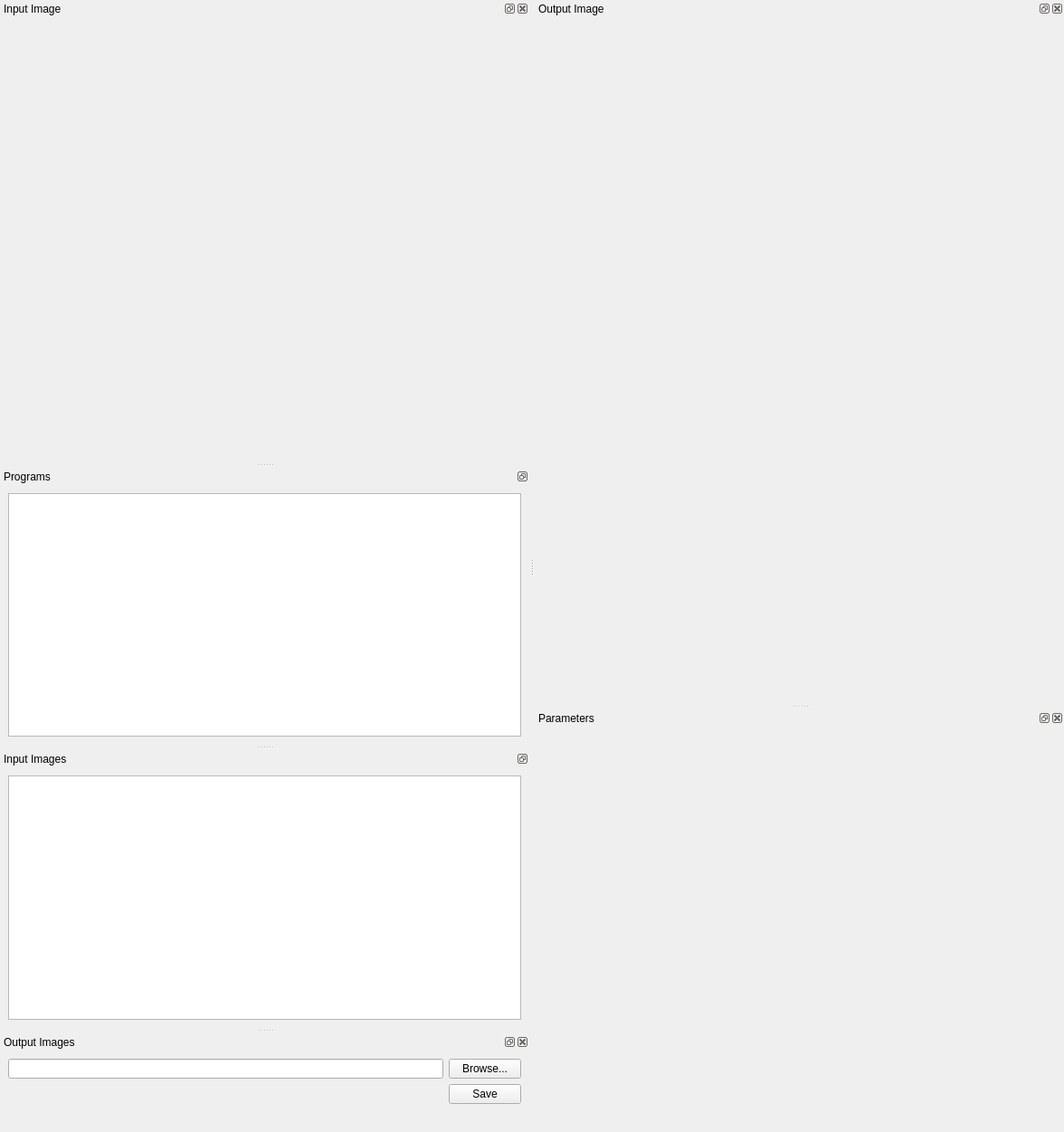
<?xml version="1.0" encoding="UTF-8"?>
<ui version="4.0">
 <class>mainWindow</class>
 <widget class="QMainWindow" name="mainWindow">
  <property name="geometry">
   <rect>
    <x>0</x>
    <y>0</y>
    <width>1176</width>
    <height>1251</height>
   </rect>
  </property>
  <property name="windowTitle">
   <string>Image DSP</string>
  </property>
  <widget class="QDockWidget" name="inputImgViewDock">
   <property name="sizePolicy">
    <sizepolicy hsizetype="Minimum" vsizetype="Minimum">
     <horstretch>0</horstretch>
     <verstretch>0</verstretch>
    </sizepolicy>
   </property>
   <property name="minimumSize">
    <size>
     <width>500</width>
     <height>500</height>
    </size>
   </property>
   <property name="windowTitle">
    <string>Input Image</string>
   </property>
   <attribute name="dockWidgetArea">
    <number>1</number>
   </attribute>
   <widget class="QWidget" name="inputImgViewDockCentralWidget">
    <layout class="QVBoxLayout" name="inputImgViewDockLayout">
     <item>
      <layout class="QVBoxLayout" name="inputImgViewLayout"/>
     </item>
    </layout>
   </widget>
  </widget>
  <widget class="QDockWidget" name="outputImgViewDock">
   <property name="sizePolicy">
    <sizepolicy hsizetype="Minimum" vsizetype="Minimum">
     <horstretch>0</horstretch>
     <verstretch>0</verstretch>
    </sizepolicy>
   </property>
   <property name="minimumSize">
    <size>
     <width>500</width>
     <height>500</height>
    </size>
   </property>
   <property name="windowTitle">
    <string>Output Image</string>
   </property>
   <attribute name="dockWidgetArea">
    <number>2</number>
   </attribute>
   <widget class="QWidget" name="outputImgViewDockCentralWidget">
    <layout class="QVBoxLayout" name="imgViewDockLayout">
     <item>
      <layout class="QVBoxLayout" name="outputImgViewLayout"/>
     </item>
    </layout>
   </widget>
  </widget>
  <widget class="QDockWidget" name="progListDock">
   <property name="sizePolicy">
    <sizepolicy hsizetype="Preferred" vsizetype="Preferred">
     <horstretch>0</horstretch>
     <verstretch>0</verstretch>
    </sizepolicy>
   </property>
   <property name="minimumSize">
    <size>
     <width>300</width>
     <height>300</height>
    </size>
   </property>
   <property name="features">
    <set>QDockWidget::DockWidgetFloatable|QDockWidget::DockWidgetMovable</set>
   </property>
   <property name="windowTitle">
    <string>Programs</string>
   </property>
   <attribute name="dockWidgetArea">
    <number>1</number>
   </attribute>
   <widget class="QWidget" name="progListDockCentralWidget">
    <layout class="QVBoxLayout" name="progListDockLayout">
     <item>
      <widget class="QListView" name="progList">
       <property name="editTriggers">
        <set>QAbstractItemView::NoEditTriggers</set>
       </property>
       <property name="showDropIndicator" stdset="0">
        <bool>false</bool>
       </property>
      </widget>
     </item>
    </layout>
   </widget>
  </widget>
  <widget class="QDockWidget" name="paramsListDock">
   <property name="sizePolicy">
    <sizepolicy hsizetype="Preferred" vsizetype="Minimum">
     <horstretch>0</horstretch>
     <verstretch>0</verstretch>
    </sizepolicy>
   </property>
   <property name="minimumSize">
    <size>
     <width>300</width>
     <height>300</height>
    </size>
   </property>
   <property name="windowTitle">
    <string>Parameters</string>
   </property>
   <attribute name="dockWidgetArea">
    <number>2</number>
   </attribute>
   <widget class="QWidget" name="paramsListDockCentralWidget">
    <property name="sizePolicy">
     <sizepolicy hsizetype="Expanding" vsizetype="Preferred">
      <horstretch>0</horstretch>
      <verstretch>0</verstretch>
     </sizepolicy>
    </property>
    <layout class="QVBoxLayout" name="textureListLayout">
     <item>
      <layout class="QVBoxLayout" name="paramsListLayout"/>
     </item>
    </layout>
   </widget>
  </widget>
  <widget class="QDockWidget" name="inImgsListDock">
   <property name="sizePolicy">
    <sizepolicy hsizetype="Preferred" vsizetype="Minimum">
     <horstretch>0</horstretch>
     <verstretch>0</verstretch>
    </sizepolicy>
   </property>
   <property name="minimumSize">
    <size>
     <width>300</width>
     <height>300</height>
    </size>
   </property>
   <property name="features">
    <set>QDockWidget::DockWidgetFloatable|QDockWidget::DockWidgetMovable</set>
   </property>
   <property name="windowTitle">
    <string>Input Images</string>
   </property>
   <attribute name="dockWidgetArea">
    <number>1</number>
   </attribute>
   <widget class="QWidget" name="inImgsListDockCentralWidget">
    <layout class="QVBoxLayout" name="inImgsListDockLayout">
     <item>
      <widget class="QListView" name="inImgsList">
       <property name="editTriggers">
        <set>QAbstractItemView::NoEditTriggers</set>
       </property>
       <property name="showDropIndicator" stdset="0">
        <bool>true</bool>
       </property>
      </widget>
     </item>
    </layout>
   </widget>
  </widget>
  <widget class="QDockWidget" name="outImgsListDock">
   <property name="windowTitle">
    <string>Output Images</string>
   </property>
   <attribute name="dockWidgetArea">
    <number>1</number>
   </attribute>
   <widget class="QWidget" name="outImgsListDockCentralWidget">
    <layout class="QVBoxLayout" name="verticalLayout_2">
     <item>
      <layout class="QGridLayout" name="gridLayout">
       <item row="1" column="1">
        <widget class="QPushButton" name="saveOutImg">
         <property name="text">
          <string>Save</string>
         </property>
        </widget>
       </item>
       <item row="0" column="0">
        <widget class="QLineEdit" name="outImageText"/>
       </item>
       <item row="0" column="1">
        <widget class="QPushButton" name="browseOutImg">
         <property name="focusPolicy">
          <enum>Qt::ClickFocus</enum>
         </property>
         <property name="text">
          <string>Browse...</string>
         </property>
        </widget>
       </item>
      </layout>
     </item>
     <item>
      <widget class="QLabel" name="label">
       <property name="sizePolicy">
        <sizepolicy hsizetype="Preferred" vsizetype="Expanding">
         <horstretch>0</horstretch>
         <verstretch>0</verstretch>
        </sizepolicy>
       </property>
       <property name="text">
        <string/>
       </property>
      </widget>
     </item>
    </layout>
   </widget>
  </widget>
  <action name="actionNew">
   <property name="text">
    <string>&amp;New</string>
   </property>
   <property name="shortcut">
    <string>Ctrl+N</string>
   </property>
  </action>
  <action name="actionOpen">
   <property name="text">
    <string>&amp;Open</string>
   </property>
   <property name="shortcut">
    <string>Ctrl+O</string>
   </property>
  </action>
  <action name="actionSave">
   <property name="text">
    <string>&amp;Save</string>
   </property>
   <property name="shortcut">
    <string>Ctrl+S</string>
   </property>
  </action>
  <action name="actionSaveAs">
   <property name="text">
    <string>Save &amp;As</string>
   </property>
   <property name="shortcut">
    <string>Ctrl+Shift+S</string>
   </property>
  </action>
  <action name="actionQuit">
   <property name="text">
    <string>&amp;Quit</string>
   </property>
   <property name="shortcut">
    <string>Ctrl+Q</string>
   </property>
  </action>
  <action name="actionImportGeometry">
   <property name="text">
    <string>&amp;Geometry</string>
   </property>
   <property name="shortcut">
    <string>Ctrl+G</string>
   </property>
  </action>
  <action name="actionImportTexture">
   <property name="text">
    <string>&amp;Texture</string>
   </property>
   <property name="shortcut">
    <string>Ctrl+T</string>
   </property>
  </action>
  <action name="actionExportGeometry">
   <property name="text">
    <string>&amp;Geometry</string>
   </property>
  </action>
  <action name="actionExportTexture">
   <property name="text">
    <string>&amp;Texture</string>
   </property>
  </action>
  <action name="actionTextureName">
   <property name="text">
    <string>Texture Name</string>
   </property>
  </action>
  <action name="actionTextureDescription">
   <property name="text">
    <string>Texture Description</string>
   </property>
  </action>
  <action name="actionDeleteTexture">
   <property name="text">
    <string>D&amp;elete Texture</string>
   </property>
  </action>
  <action name="actionResetModelCamera">
   <property name="text">
    <string>Reset &amp;Model Camera</string>
   </property>
  </action>
  <action name="actionResetUVCamera">
   <property name="text">
    <string>Reset &amp;UV Camera</string>
   </property>
  </action>
  <action name="actionResetAllCameras">
   <property name="text">
    <string>Reset &amp;All Cameras</string>
   </property>
   <property name="shortcut">
    <string>Ctrl+R</string>
   </property>
  </action>
  <action name="actionLanguage">
   <property name="text">
    <string>&amp;Language</string>
   </property>
  </action>
  <action name="actionTextureItemAlwaysEditor">
   <property name="checkable">
    <bool>true</bool>
   </property>
   <property name="checked">
    <bool>true</bool>
   </property>
   <property name="text">
    <string>Texture Item Always Editor</string>
   </property>
  </action>
 </widget>
 <resources/>
 <connections/>
</ui>
